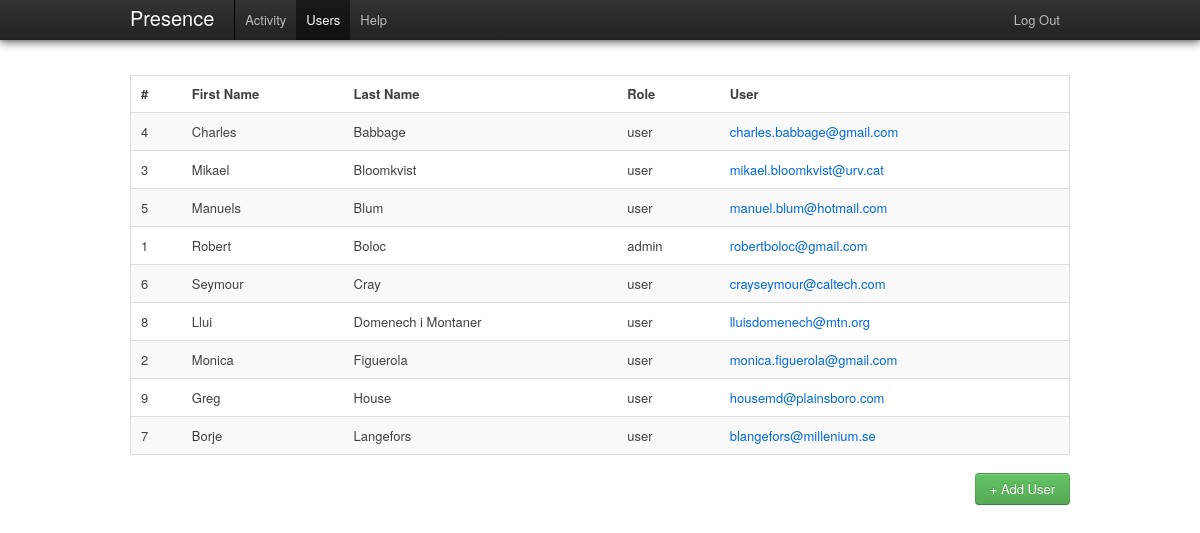
The page /admin/users (signed in) on the database its author committed.
### tables this page shows
CREATE TABLE IF NOT EXISTS `presence_users` (
  `id` int(11) NOT NULL AUTO_INCREMENT,
  `email` varchar(150) NOT NULL,
  `password` varchar(50) NOT NULL,
  `role` varchar(20) NOT NULL,
  `firstname` varchar(200) NOT NULL,
  `lastname` varchar(300) NOT NULL,
  `mac` varchar(20) NOT NULL,
  PRIMARY KEY (`id`)
);

### public/index.php (called while the page is built, shortened)
<?php
require_once (ROOT . '/config/config.php');
global $CONFIG;
$dependencies = new DependencyContainer($CONFIG);
$url = isset($_GET['url']) ? $_GET['url'] : null;
$role = isset($_SESSION['role']) ? $_SESSION['role'] : null;
if ($url == null && $role == null) {
    $controller = "AuthController";
    $action = "asklogin";
    $url_params = array();
} else if ($url == null && isset($role)) {
    $controller = ucfirst($role) . 'Controller';
    $action = 'activity';
    $url_params = array();
} else {
    $url_params = explode('/', $url);
    $controller = ucfirst(array_shift($url_params));
    $action = $url_params[0] == null ? 'activity' : array_shift($url_params);
}
$extra_params = $_POST;
new $controller($dependencies, $action, array_merge($url_params, $extra_params));

### config/config.php (called while the page is built)
<?php
unset($CONFIG);
$CONFIG['wwwroot'] = 'http://127.0.0.1:8888/presence-manager';
$CONFIG['debug'] = 1;
$CONFIG['dbhost'] = 'localhost';
$CONFIG['dbname'] = 'presence';
$CONFIG['dbuser'] = 'root';
$CONFIG['dbpassword'] = '';

### lib/DB.php (called while the page is built, shortened)
<?php
class DB {
	static function getAllRecords($db, $sql, $params){
		$st = $db->prepare($sql);
        $st->execute($params);
        return $st->fetchAll(PDO::FETCH_ASSOC);
	}
}

### app/models/UserModel.php (called while the page is built, shortened)
<?php
class UserModel extends Model {
    public function __construct($dependencies) {
        $this->_table = 'presence_users';
    }
    public function get_all_users() {
        $sql = "SELECT *
				FROM " . $this->_table . "
				ORDER BY lastname ASC";
		return DB::getAllRecords($this->_db, $sql, null);
    }
}

### app/controllers/AdminController.php (called while the page is built, shortened)
<?php
class AdminController extends Controller {
    private $_user_model;
    public function __construct($dependencies, $action, $params) {
        global $CONFIG;
        $this->_dependencies = $dependencies;
        $this->_user_model = new UserModel($this->_dependencies);
        if ($this->check_role('admin') && method_exists($this, $action)) {
            $this->$action($params);
        } else {
            Helper::redirect($CONFIG['wwwroot'] . '/error/notfound');
        }
    }
    public function users() {
        $this->_view = new AdminUsersView($this->_user_model->get_all_users());
    }
}

### lib/DependencyContainer.php (called while the page is built)
<?php
class DependencyContainer {
    private $_instances = array();
    private $_params = array();
    public function __construct($params) {
        $this->_params = $params;
    }
    public function get_db() {
        if (empty($this->_instances['db']) ||
                !is_a($this->_instances, 'PDO')) {
            $this->_instances['db'] = new PDO(
                            "mysql:host=" . $this->_params['dbhost'] . ";
                 dbname=" . $this->_params['dbname'],
                            $this->_params['dbuser'],
                            $this->_params['dbpassword']
            );
        }
        return $this->_instances['db'];
    }
}

### app/model.class.php (called while the page is built, shortened)
<?php
class Model{
    public function __construct($dependencies){
        $this->_db = $dependencies->get_db();
    }
}

### lang/en.php (called while the page is built)
<?php
$STRINGS = null;
$STRINGS['brand'] = 'Presence';
$STRINGS['login'] = 'Login';
$STRINGS['help'] = 'Help';
$STRINGS['activity'] = 'Activity';
$STRINGS['users'] = 'Users';
$STRINGS['settings'] = 'Settings';
$STRINGS['user'] = 'User';
$STRINGS['home'] = 'Home';
$STRINGS['404'] = '404';
$STRINGS['user:update:success'] = 'User details updated successfully!';
$STRINGS['user:update:failed'] = 'User details update falied!';
$STRINGS['user:delete:success'] = 'User deleted successfully!';
$STRINGS['user:delete:failed'] = 'User deleition falied!';
$STRINGS['user:create:success'] = 'The new user has been created!';
$STRINGS['user:create:failed'] = 'Error creating new user!';
$STRINGS['user:create:duplicate'] = 'This user already exists!';
$STRINGS['admin:no:activities'] = 'No more activity!';
$STRINGS['add:user'] = 'Add User';
$STRINGS['create:user'] = 'Create User';

### app/views/AdminUsersView.php (the view, shortened to what this page needs)
<?php
class AdminUsersView extends View {
    private $_users;
    public function __construct($users, $alert = null) {
        $this->_users = $users;
    }
    public function menu() {
        global $CONFIG;
        return '
			<ul class="nav">
				<li><a href="' . $CONFIG['wwwroot'] . '/admin/activity">Activity</a></li>
				<li class="active"><a href="' . $CONFIG['wwwroot'] . '/admin/users">Users</a></li>
                <li><a href="' . $CONFIG['wwwroot'] . '/admin/help">Help</a></li>
			</ul>
			<ul class="nav secondary-nav">
				<li><a href="' . $CONFIG['wwwroot'] . '/auth/logout">Log Out</a></li>
			</ul>';
    }
    public function content() {
        global $CONFIG, $STRINGS;
        $users_table_content = '';
        if (!empty($this->_users)) {
            foreach ($this->_users as $user) {
                $users_table_content .= '
				<tr>
					<td>' . $user['id'] . '</td>
					<td>' . utf8_encode($user['firstname']) . '</td>
					<td>' . utf8_encode($user['lastname']) . '</td>
                    <td>' . $user['role'] . '</td>
					<td><a href="'.$CONFIG['wwwroot'].'/admin/user_details/'.$user['id'].'">' . $user['email'] . '</a></td>
				 </tr>
				';
            }
        }
        return '
			<table class="activity_table zebra-striped">
				<thead>
					<tr>
						<th>#</th>
						<th>First Name</th>
						<th>Last Name</th>
                        <th>Role</th>
						<th>User</th>
					</tr>
				</thead>
				<tbody>
				' . $users_table_content . '
				</tbody>
			</table>
            <form action="' . $CONFIG['wwwroot'] . '/admin/user_add" method="post">
				<button class="btn right_aligned success">+ '.$STRINGS['add:user'].'</button>
			</form>';
    }
}

### public/css/screen.css (style rules this page uses)
html { overflow-y:scroll; }
body { padding-top: 75px; }
.right_aligned { float:right; }
table { border: 1px solid #DDDDDD; }

### rows shown on the page
presence_users: id "4", firstname "Charles", lastname "Babbage", role "user", email "charles.babbage@gmail.com"
presence_users: id "3", firstname "Mikael", lastname "Bloomkvist", role "user", email "mikael.bloomkvist@urv.cat"
presence_users: id "5", firstname "Manuels", lastname "Blum", role "user", email "manuel.blum@hotmail.com"
presence_users: id "1", firstname "Robert", lastname "Boloc", role "admin", email "robertboloc@gmail.com"
presence_users: id "6", firstname "Seymour", lastname "Cray", role "user", email "crayseymour@caltech.com"
presence_users: id "8", firstname "Llui", lastname "Domenech i Montaner", role "user", email "lluisdomenech@mtn.org"
presence_users: id "2", firstname "Monica", lastname "Figuerola", role "user", email "monica.figuerola@gmail.com"
presence_users: id "9", firstname "Greg", lastname "House", role "user", email "housemd@plainsboro.com"
presence_users: id "7", firstname "Borje", lastname "Langefors", role "user", email "blangefors@millenium.se"

### other values the page prints
$STRINGS['add:user'] "Add User"
